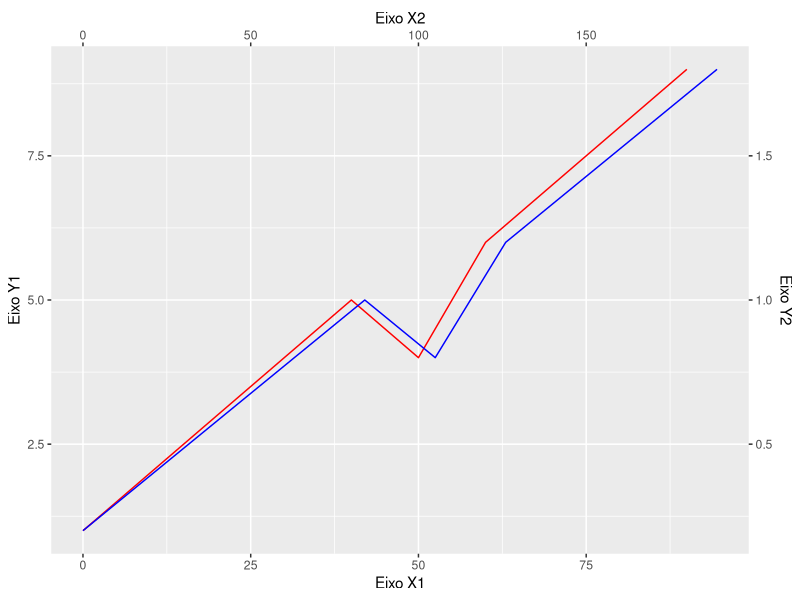
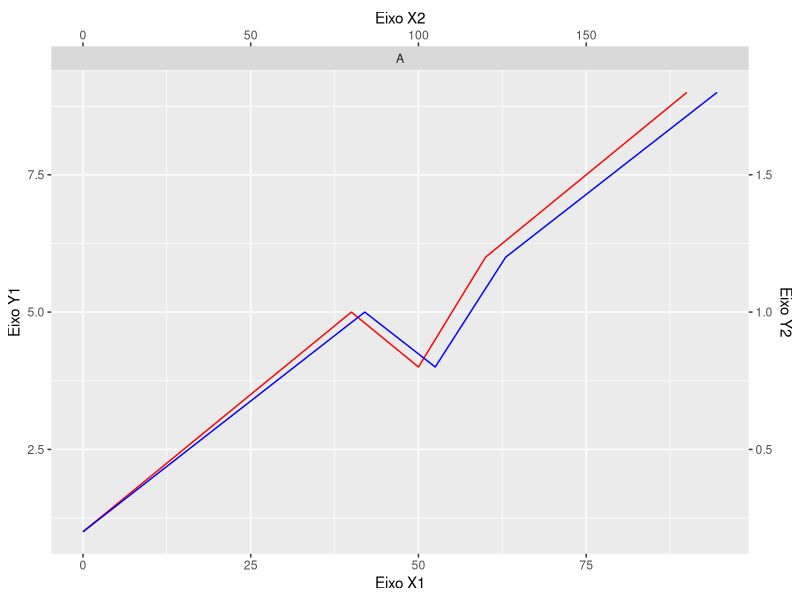

These charts were generated, in order, by the following R code:
library(ggplot2)

df <-cbind.data.frame("Category"=c("A","A","A","A","A","A","A","A","A","A"), 
                   "Y1"=c(1,2,3,4,5,4,6,7,8,9),
			 "Y2"=c(1,2,3,4,5,4,6,7,8,9),
                   "X1"=c(0,10,20,30,40,50,60,70,80,90),
                   "X2"=c(0,1,2,3,4,5,6,7,8,9))
ggplot(data=df) + 
 geom_path(aes(y=Y1,x=X1),color="red")+ 
 geom_path(aes(y=Y1,x=X2*10.5),color="blue")+ 
 scale_y_continuous("Eixo Y1",sec.axis = sec_axis(~ .*1/5, "Eixo Y2"))+   
 scale_x_continuous("Eixo X1",sec.axis = sec_axis(~ .*1/0.5, "Eixo X2"))



#Colocando nome da categoria "A"

ggplot(data=df) + 
 geom_path(aes(y=Y1,x=X1),color="red")+ 
 geom_path(aes(y=Y1,x=X2*10.5),color="blue")+ 
 facet_wrap(~Category)+ 
 scale_y_continuous("Eixo Y1",sec.axis = sec_axis(~ .*1/5, "Eixo Y2"))+   
 scale_x_continuous("Eixo X1",sec.axis = sec_axis(~ .*1/0.5, "Eixo X2"))

